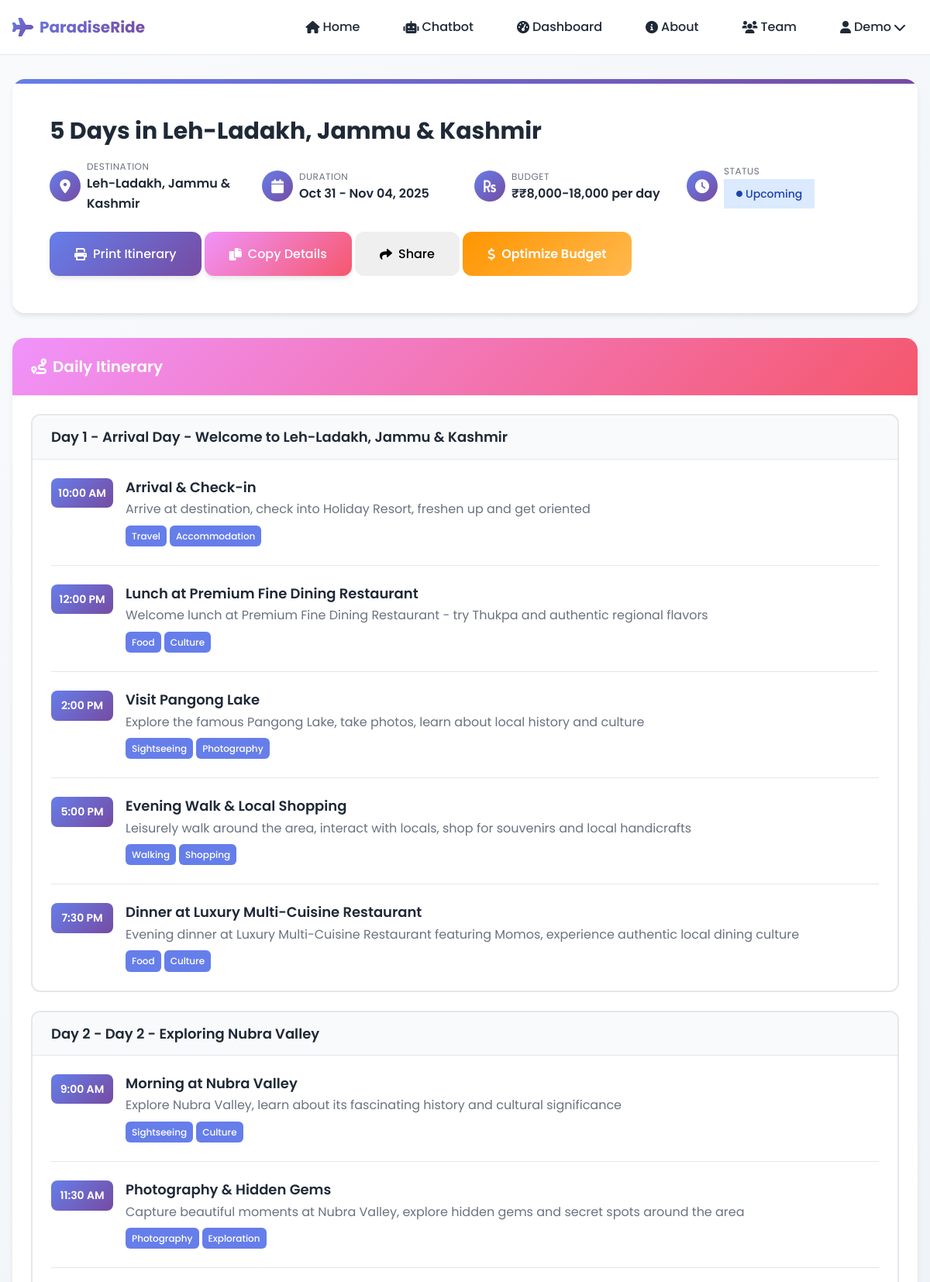
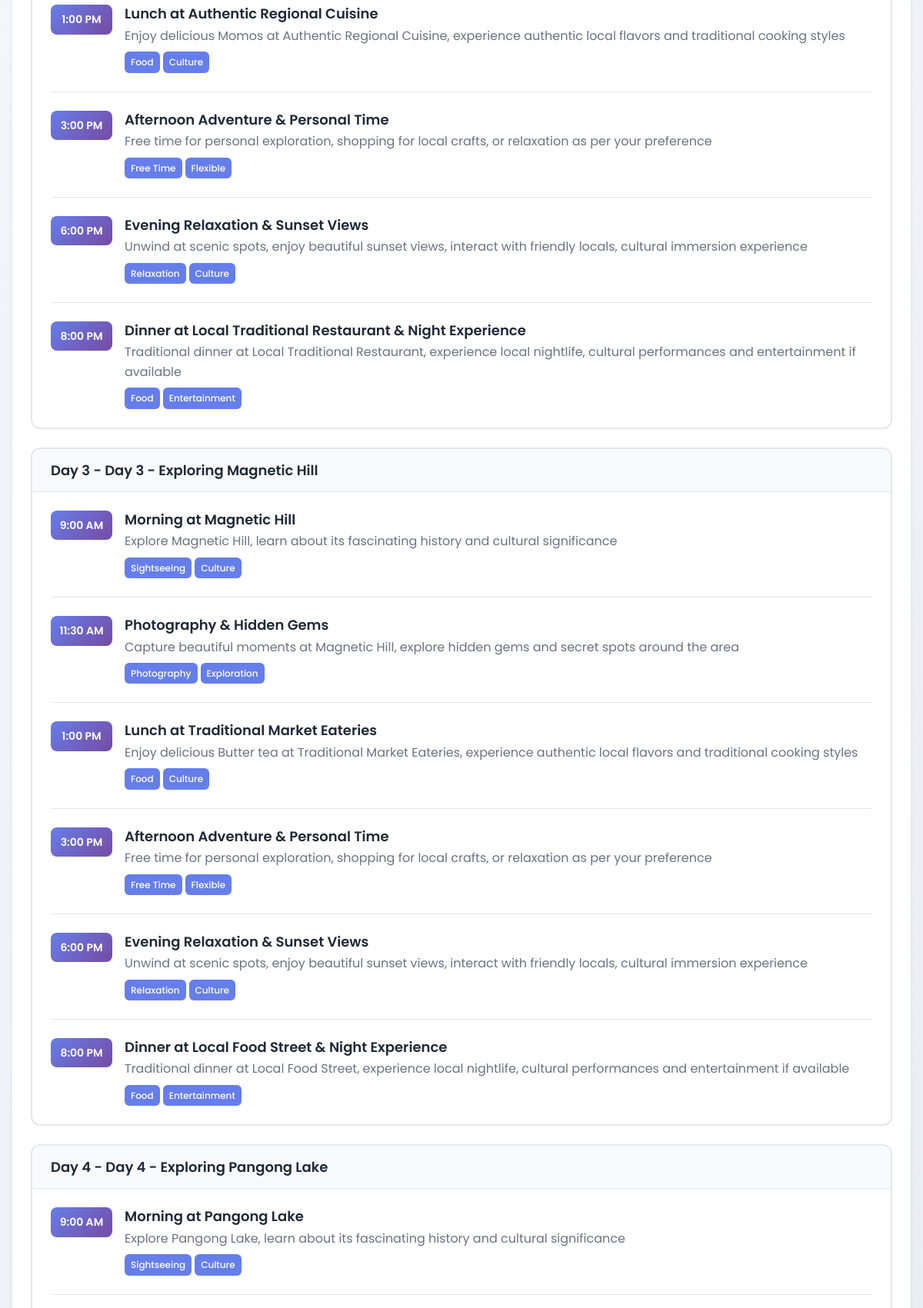
The app's page /itinerary/11 (signed in, upper part) with its own data (2 pictures, top to bottom).
### models.py (models this page shows, shortened)
class User(UserMixin, db.Model):
    __tablename__ = 'users'
    id = db.Column(db.Integer, primary_key=True)
    name = db.Column(db.String(100), nullable=False)
    email = db.Column(db.String(120), unique=True, nullable=False, index=True)
    password_hash = db.Column(db.String(255), nullable=False)
    created_at = db.Column(db.DateTime, default=datetime.utcnow, nullable=False)
    is_active = db.Column(db.Boolean, default=True, nullable=False)
    last_login = db.Column(db.DateTime)
    search_history = db.relationship('SearchHistory', backref='user', lazy=True, cascade='all, delete-orphan')
    itineraries = db.relationship('Itinerary', backref='user', lazy=True, cascade='all, delete-orphan')

class Itinerary(db.Model):
    __tablename__ = 'itineraries'
    id = db.Column(db.Integer, primary_key=True)
    user_id = db.Column(db.Integer, db.ForeignKey('users.id'), nullable=False)
    title = db.Column(db.String(200), nullable=False)
    destination = db.Column(db.String(100), nullable=False)
    start_date = db.Column(db.Date, nullable=False)
    end_date = db.Column(db.Date, nullable=False)
    budget = db.Column(db.String(50))  # Budget range as string
    duration_days = db.Column(db.Integer, nullable=False)
    description = db.Column(db.Text)
    detailed_plan = db.Column(db.Text)  # JSON string of day-by-day itinerary
    mood_tag = db.Column(db.String(50))  # The mood this itinerary was created for
    is_completed = db.Column(db.Boolean, default=False)
    is_favorite = db.Column(db.Boolean, default=False)
    created_at = db.Column(db.DateTime, default=datetime.utcnow, nullable=False)
    updated_at = db.Column(db.DateTime, default=datetime.utcnow, onupdate=datetime.utcnow)
    difficulty_level = db.Column(db.String(20))  # easy, moderate, challenging
    travel_style = db.Column(db.String(50))  # adventure, relaxation, cultural, etc.
    group_size = db.Column(db.Integer, default=1)
    notes = db.Column(db.Text)  # User notes
    def is_upcoming(self):
        from datetime import date
        return self.start_date > date.today()
    def is_current(self):
        from datetime import date
        today = date.today()
        return self.start_date <= today <= self.end_date
    def get_status(self):
        if self.is_completed:
            return 'completed'
        elif self.is_current():
            return 'active'
        elif self.is_upcoming():
            return 'upcoming'
        else:
            return 'past'
    @property
    def details(self):
        return self.detailed_plan

### app.py (the view)
@app.route('/itinerary/<int:itinerary_id>')
@login_required
def view_itinerary(itinerary_id):
    itinerary = db.session.query(Itinerary).filter_by(id=itinerary_id, user_id=current_user.id).first()
    if not itinerary:
        flash('Itinerary not found.', 'error')
        return redirect(url_for('dashboard'))
    return render_template('itinerary.html', itinerary=itinerary)

### app.py (called while the page is built)
@login_manager.user_loader
def load_user(user_id):
    return db.session.get(User, int(user_id))

@app.context_processor
def inject_user():
    return dict(current_user=current_user)

@app.context_processor
def inject_config():
    return dict(app_name=app.config['APP_NAME'])

@app.template_filter('from_json')
def from_json_filter(json_str):
    try:
        return json.loads(json_str) if json_str else {}
    except:
        return {}

### templates/itinerary.html (shortened to what this page needs)
{% extends "base.html" %}
{% set title = itinerary.title %}
{% block content %}
<div class="itinerary-container">
    <div class="container">
        <div class="itinerary-header">
            <h1 class="itinerary-title">{{ itinerary.title }}</h1>
            <div class="itinerary-meta">
                <div class="meta-item">
                    <div class="meta-icon">
                        <i class="fas fa-map-marker-alt"></i>
                    </div>
                    <div class="meta-content">
                        <div class="meta-label">Destination</div>
                        <div class="meta-value">{{ itinerary.destination }}</div>
                    </div>
                </div>
                <div class="meta-item">
                    <div class="meta-icon">
                        <i class="fas fa-calendar"></i>
                    </div>
                    <div class="meta-content">
                        <div class="meta-label">Duration</div>
                        <div class="meta-value">{{ itinerary.start_date.strftime('%b %d') }} - {{ itinerary.end_date.strftime('%b %d, %Y') }}</div>
                    </div>
                </div>
                <div class="meta-item">
                    <div class="meta-icon">
                        <i class="fas fa-rupee-sign"></i>
                    </div>
                    <div class="meta-content">
                        <div class="meta-label">Budget</div>
                        <div class="meta-value">₹{{ itinerary.budget }}</div>
                    </div>
                </div>
                <div class="meta-item">
                    <div class="meta-icon">
                        <i class="fas fa-clock"></i>
                    </div>
                    <div class="meta-content">
                        <div class="meta-label">Status</div>
                        <div class="meta-value">
                            <span class="status-indicator status-{{ itinerary.get_status() }}">
                                <i class="fas fa-circle" style="font-size: 8px;"></i>
                                {{ itinerary.get_status() }}
                            </span>
                        </div>
                    </div>
                </div>
            </div>
            <div class="itinerary-actions print-hide">
                <button class="btn btn-primary" onclick="window.print()">
                    <i class="fas fa-print"></i> Print Itinerary
                </button>
                <button class="btn btn-secondary" onclick="ParadiseRide.copyToClipboard(getItineraryText())">
                    <i class="fas fa-copy"></i> Copy Details
                </button>
                <button class="btn btn-success" onclick="shareItinerary()">
                    <i class="fas fa-share"></i> Share
                </button>
                <button class="btn btn-warning" onclick="optimizeBudget()">
                    <i class="fas fa-dollar-sign"></i> Optimize Budget
                </button>
            </div>
        </div>
        <div class="itinerary-section">
            <div class="section-header">
                <h2 class="section-title">
                    <i class="fas fa-route"></i>
                    Daily Itinerary
                </h2>
            </div>
            <div class="section-content">
                {% if itinerary.details %}
                    {% set details = itinerary.details | from_json %}
                    {% if details.days %}
                        {% for day in details.days %}
                            <div class="day-card">
                                <div class="day-header">
                                    <h3 class="day-title">Day {{ loop.index }} - {{ day.title }}</h3>
                                </div>
                                <div class="day-content">
                                    {% for activity in day.activities %}
                                        <div class="activity">
                                            <div class="activity-time">{{ activity.time }}</div>
                                            <div class="activity-details">
                                                <h4 class="activity-title">{{ activity.title }}</h4>
                                                <p class="activity-description">{{ activity.description }}</p>
                                                {% if activity.tags %}
                                                    <div class="activity-tags">
                                                        {% for tag in activity.tags %}
                                                            <span class="activity-tag">{{ tag }}</span>
                                                        {% endfor %}
                                                    </div>
                                                {% endif %}
                                            </div>
                                        </div>
                                    {% endfor %}
                                </div>
                            </div>
                        {% endfor %}
                    {% else %}
                        <div class="day-card">
                            <div class="day-content">
                                <p>{{ itinerary.details }}</p>
                            </div>
                        </div>
                    {% endif %}
                {% else %}
                    <div class="day-card">
                        <div class="day-content">
                            <p>Detailed itinerary is being prepared. Please check back soon!</p>
                        </div>
                    </div>
                {% endif %}
            </div>
        </div>
    </div>
</div>
{% endblock %}

### templates/base.html (shortened to what this page needs)
<!DOCTYPE html>
<html lang="en">
<head>
    <link href="https://cdnjs.cloudflare.com/ajax/libs/font-awesome/6.0.0/css/all.min.css" rel="stylesheet">
    <link rel="stylesheet" href="{{ url_for('static', filename='css/styles.css') }}">
</head>
<body>
    <nav class="navbar">
        <div class="nav-container">
            <div class="nav-logo">
                <a href="{{ url_for('index') }}">
                    <i class="fas fa-plane"></i>
                    <span>ParadiseRide</span>
                </a>
            </div>
            <div class="nav-menu" id="nav-menu">
                <ul class="nav-list">
                    <li class="nav-item">
                        <a href="{{ url_for('index') }}" class="nav-link">
                            <i class="fas fa-home"></i> Home
                        </a>
                    </li>
                    {% if current_user.is_authenticated %}
                        <li class="nav-item">
                            <a href="{{ url_for('chatbot_page') }}" class="nav-link">
                                <i class="fas fa-robot"></i> Chatbot
                            </a>
                        </li>
                        <li class="nav-item">
                            <a href="{{ url_for('dashboard') }}" class="nav-link">
                                <i class="fas fa-tachometer-alt"></i> Dashboard
                            </a>
                        </li>
                    {% endif %}
                    <li class="nav-item">
                        <a href="{{ url_for('about') }}" class="nav-link">
                            <i class="fas fa-info-circle"></i> About
                        </a>
                    </li>
                    <li class="nav-item">
                        <a href="{{ url_for('team') }}" class="nav-link">
                            <i class="fas fa-users"></i> Team
                        </a>
                    </li>
                    {% if current_user.is_authenticated %}
                        <li class="nav-item dropdown">
                            <a href="#" class="nav-link dropdown-toggle">
                                <i class="fas fa-user"></i> {{ current_user.name.split()[0] }}
                                <i class="fas fa-chevron-down"></i>
                            </a>
                        </li>
                    {% endif %}
                </ul>
            </div>
        </div>
    </nav>
    <main class="main-content">
        {% block content %}{% endblock %}
    </main>
</body>
</html>

### static/css/styles.css (style rules this page uses)
:root { --primary-color: #667eea; --primary-dark: #5a6fd8; --primary-light: #764ba2; --secondary-color: #f093fb; --accent-color: #ffd89b; --success-color: #10b981; --warning-color: #f59e0b; --error-color: #ef4444; --info-color: #3b82f6; --text-primary: #1f2937; --text-secondary: #6b7280; --text-light: #9ca3af; --bg-primary: #ffffff; --bg-secondary: #f9fafb; --bg-dark: #111827; --bg-glass: rgba(255, 255, 255, 0.1); --border-color: #e5e7eb; --border-dark: #374151; --gradient-primary: linear-gradient(135deg, #667eea 0%, #764ba2 100%); --gradient-secondary: linear-gradient(135deg, #f093fb 0%, #f5576c 100%); --gradient-accent: linear-gradient(135deg, #ffecd2 0%, #fcb69f 100%); --gradient-dark: linear-gradient(135deg, #0c0c0c 0%, #111827 100%); --shadow-sm: 0 1px 2px 0 rgba(0, 0, 0, 0.05); --shadow-md: 0 4px 6px -1px rgba(0, 0, 0, 0.1); --shadow-lg: 0 10px 15px -3px rgba(0, 0, 0, 0.1); --shadow-xl: 0 20px 25px -5px rgba(0, 0, 0, 0.1); --spacing-xs: 0.25rem; --spacing-sm: 0.5rem; --spacing-md: 1rem; --spacing-lg: 1.5rem; --spacing-xl: 2rem; --spacing-2xl: 3rem; --font-family: 'Poppins', -apple-system, BlinkMacSystemFont, 'Segoe UI', sans-serif; --font-size-xs: 0.75rem; --font-size-sm: 0.875rem; --font-size-base: 1rem; --font-size-lg: 1.125rem; --font-size-xl: 1.25rem; --font-size-2xl: 1.5rem; --font-size-3xl: 1.875rem; --font-size-4xl: 2.25rem; --radius-sm: 0.375rem; --radius-md: 0.5rem; --radius-lg: 0.75rem; --radius-xl: 1rem; --transition-fast: 150ms ease-in-out; --transition-normal: 250ms ease-in-out; --transition-slow: 350ms ease-in-out; }
* { margin: 0; padding: 0; box-sizing: border-box; }
html { scroll-behavior: smooth; font-size: 16px; }
body { font-family: var(--font-family); font-size: var(--font-size-base); line-height: 1.6; color: var(--text-primary); background: var(--bg-primary); overflow-x: hidden; }
h1, h2, h3, h4, h5, h6 { font-weight: 600; line-height: 1.3; margin-bottom: var(--spacing-md); }
h1 { font-size: var(--font-size-4xl); }
h2 { font-size: var(--font-size-3xl); }
h3 { font-size: var(--font-size-2xl); }
h4 { font-size: var(--font-size-xl); }
p { margin-bottom: var(--spacing-md); }
a { color: var(--primary-color); text-decoration: none; transition: var(--transition-fast); }
.container { max-width: 1200px; margin: 0 auto; padding: 0 var(--spacing-md); }
.navbar { position: fixed; top: 0; left: 0; right: 0; background: rgba(255, 255, 255, 0.95); backdrop-filter: blur(10px); border-bottom: 1px solid var(--border-color); z-index: 1000; transition: var(--transition-normal); }
.nav-container { max-width: 1200px; margin: 0 auto; padding: 0 var(--spacing-md); display: flex; align-items: center; justify-content: space-between; height: 70px; }
.nav-logo a { display: flex; align-items: center; gap: var(--spacing-sm); font-size: var(--font-size-xl); font-weight: 700; background: var(--gradient-primary); -webkit-background-clip: text; -webkit-text-fill-color: transparent; background-clip: text; text-decoration: none; }
.nav-logo i { font-size: var(--font-size-2xl); background: var(--gradient-primary); -webkit-background-clip: text; -webkit-text-fill-color: transparent; background-clip: text; }
.nav-list { display: flex; align-items: center; list-style: none; gap: var(--spacing-lg); }
.nav-link { display: flex; align-items: center; gap: var(--spacing-xs); padding: var(--spacing-sm) var(--spacing-md); border-radius: var(--radius-md); font-weight: 500; color: var(--text-primary); text-decoration: none; transition: var(--transition-fast); }
.dropdown { position: relative; }
.main-content { margin-top: 70px; min-height: calc(100vh - 70px); }
.btn { display: inline-flex; align-items: center; justify-content: center; gap: var(--spacing-sm); padding: var(--spacing-md) var(--spacing-xl); border: none; border-radius: var(--radius-lg); font-family: inherit; font-size: var(--font-size-base); font-weight: 500; text-decoration: none; cursor: pointer; transition: var(--transition-fast); position: relative; overflow: hidden; }
.btn-primary { background: var(--gradient-primary); color: white; box-shadow: var(--shadow-md); }
.btn-secondary { background: var(--gradient-secondary); color: white; box-shadow: var(--shadow-md); }

### records on screen
User: name "Demo"
Itinerary: title "5 Days in Leh-Ladakh, Jammu & Kashmir", destination "Leh-Ladakh, Jammu & Kashmir", start_date "Oct 31", end_date "Nov 04, 2025", budget "₹8,000-18,000 per day", get_status "Upcoming"

### other values on screen
{{ day.title }} "Arrival Day - Welcome to Leh-Ladakh, Jammu & Kashmir" "Day 2 - Exploring Nubra Valley" "Day 3 - Exploring Magnetic Hill" "Day 4 - Exploring Pangong Lake"
{{ activity.time }} "10:00 AM" "12:00 PM" "2:00 PM" "5:00 PM" "7:30 PM" "9:00 AM" "11:30 AM" "1:00 PM" "3:00 PM" "6:00 PM" "8:00 PM" "9:00 AM" "11:30 AM" "1:00 PM" "3:00 PM" "6:00 PM" "8:00 PM" "9:00 AM"
{{ activity.title }} "Arrival & Check-in" "Lunch at Premium Fine Dining Restaurant" "Visit Pangong Lake" "Evening Walk & Local Shopping" "Dinner at Luxury Multi-Cuisine Restaurant" "Morning at Nubra Valley" "Photography & Hidden Gems" "Lunch at Authentic Regional Cuisine" "Afternoon Adventure & Personal Time" "Evening Relaxation & Sunset Views" "Dinner at Local Traditional Restaurant & Night Experience" "Morning at Magnetic Hill" "Photography & Hidden Gems" "Lunch at Traditional Market Eateries" "Afternoon Adventure & Personal Time" "Evening Relaxation & Sunset Views" "Dinner at Local Food Street & Night Experience" "Morning at Pangong Lake"
{{ activity.description }} "Arrive at destination, check into Holiday Resort, freshen up and get oriented" "Welcome lunch at Premium Fine Dining Restaurant - try Thukpa and authentic regional flavors" "Explore the famous Pangong Lake, take photos, learn about local history and culture" "Leisurely walk around the area, interact with locals, shop for souvenirs and local handicrafts" "Evening dinner at Luxury Multi-Cuisine Restaurant featuring Momos, experience authentic local dining culture" "Explore Nubra Valley, learn about its fascinating history and cultural significance" "Capture beautiful moments at Nubra Valley, explore hidden gems and secret spots around the area" "Enjoy delicious Momos at Authentic Regional Cuisine, experience authentic local flavors and traditional cooking styles" "Free time for personal exploration, shopping for local crafts, or relaxation as per your preference" "Unwind at scenic spots, enjoy beautiful sunset views, interact with friendly locals, cultural immersion experience" "Traditional dinner at Local Traditional Restaurant, experience local nightlife, cultural performances and entertainment if available" "Explore Magnetic Hill, learn about its fascinating history and cultural significance" "Capture beautiful moments at Magnetic Hill, explore hidden gems and secret spots around the area" "Enjoy delicious Butter tea at Traditional Market Eateries, experience authentic local flavors and traditional cooking styles" "Free time for personal exploration, shopping for local crafts, or relaxation as per your preference" "Unwind at scenic spots, enjoy beautiful sunset views, interact with friendly locals, cultural immersion experience" "Traditional dinner at Local Food Street, experience local nightlife, cultural performances and entertainment if available" "Explore Pangong Lake, learn about its fascinating history and cultural significance"
{{ tag }} "Travel" "Accommodation" "Food" "Culture" "Sightseeing" "Photography" "Walking" "Shopping" "Food" "Culture" "Sightseeing" "Culture" "Photography" "Exploration" "Food" "Culture" "Free Time" "Flexible" "Relaxation" "Culture" "Food" "Entertainment" "Sightseeing" "Culture" "Photography" "Exploration" "Food" "Culture" "Free Time" "Flexible" "Relaxation" "Culture" "Food" "Entertainment" "Sightseeing" "Culture"
